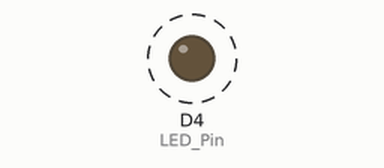
The sketch below on a simulated ESP8266 (NodeMCU). Shown: output pins drawn as LEDs (lit = HIGH). Dashed ring = blinking.

Above: at 0.5 s.
Timing chart, 0 to 4.6 s (numbered marks = the images above):
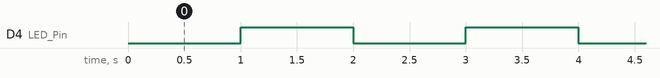

The sketch:

Led_Blink.ino
```cpp
uint8_t LED_Pin = D4;       // declare LED pin on NodeMCU Dev Kit

void setup() {
pinMode(LED_Pin, OUTPUT);   // Initialize the LED pin as an output
}

void loop() {
digitalWrite(LED_Pin, LOW); // Turn the LED on
delay(1000);                // Wait for a second
digitalWrite(LED_Pin, HIGH);// Turn the LED off
delay(1000);                // Wait for a second
}
```

Measured:
- by itself, D4 (LED_Pin): alternates HIGH for 1.0 s and LOW for 1.0 s
